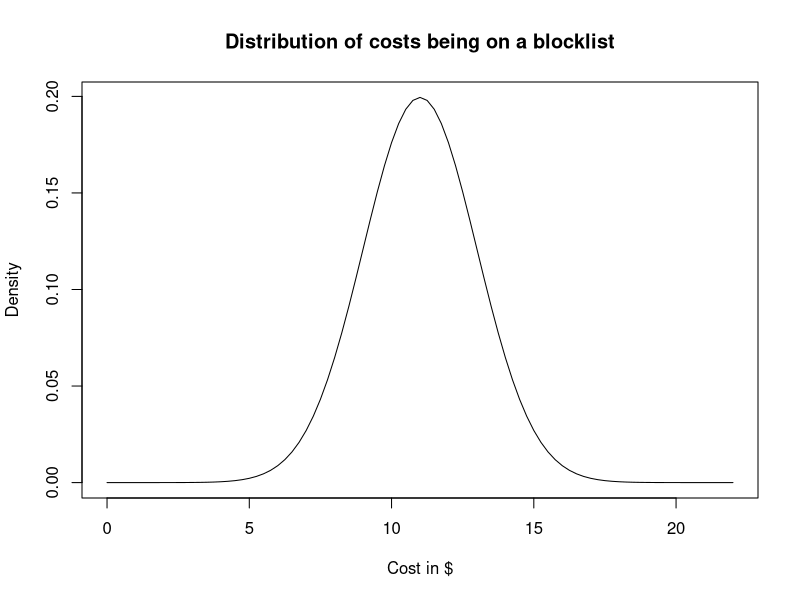
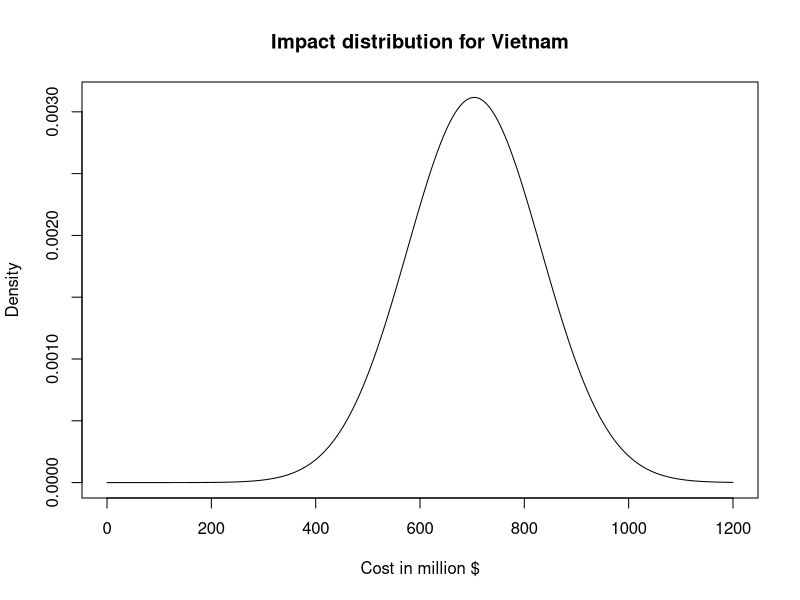

Write the R code that produced these figures, in order.
#Makes plot of the distribution of how much an gamut infection is going to cost the average person 
x <- seq(from=0, to=22, by=0.25)
dens <- dnorm(x, mean=11 , sd=2)
plot(x, dens, type="l", ylab = "Density", xlab = "Cost in $", main="Distribution of costs being on a blocklist")

#Same plot, but now applied to the 64M internet users in vietnam
x <- seq(from=0, to=1200, by=1)
dens <- dnorm(x, mean=704 , sd=128)
plot(x, dens, type="l", ylab = "Density", xlab = "Cost in million $", main="Impact distribution for Vietnam")
